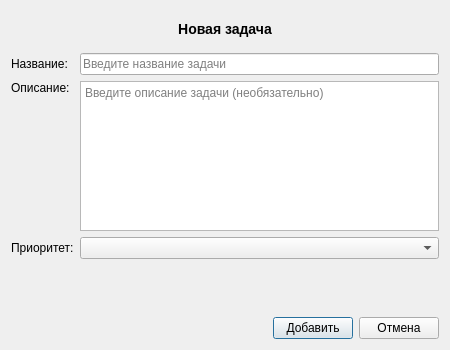
<?xml version="1.0" encoding="UTF-8"?>
<ui version="4.0">
 <class>Dialog</class>
 <widget class="QDialog" name="Dialog">
  <property name="geometry">
   <rect>
    <x>0</x>
    <y>0</y>
    <width>450</width>
    <height>350</height>
   </rect>
  </property>
  <property name="minimumSize">
   <size>
    <width>400</width>
    <height>300</height>
   </size>
  </property>
  <property name="windowTitle">
   <string>Добавить задачу</string>
  </property>
  <property name="modal">
   <bool>true</bool>
  </property>
  <layout class="QVBoxLayout" name="verticalLayout">
   <item>
    <widget class="QLabel" name="title_label">
     <property name="text">
      <string>Новая задача</string>
     </property>
     <property name="alignment">
      <set>Qt::AlignCenter</set>
     </property>
     <property name="styleSheet">
      <string>font-size: 14px; font-weight: bold; margin: 10px;</string>
     </property>
    </widget>
   </item>
   <item>
    <layout class="QFormLayout" name="formLayout">
     <item row="0" column="0">
      <widget class="QLabel" name="name_label">
       <property name="text">
        <string>Название:</string>
       </property>
      </widget>
     </item>
     <item row="0" column="1">
      <widget class="QLineEdit" name="task_name">
       <property name="placeholderText">
        <string>Введите название задачи</string>
       </property>
      </widget>
     </item>
     <item row="1" column="0">
      <widget class="QLabel" name="desc_label">
       <property name="text">
        <string>Описание:</string>
       </property>
       <property name="alignment">
        <set>Qt::AlignTop</set>
       </property>
      </widget>
     </item>
     <item row="1" column="1">
      <widget class="QTextEdit" name="task_desc">
       <property name="minimumSize">
        <size>
         <width>0</width>
         <height>100</height>
        </size>
       </property>
       <property name="maximumSize">
        <size>
         <width>16777215</width>
         <height>150</height>
        </size>
       </property>
       <property name="placeholderText">
        <string>Введите описание задачи (необязательно)</string>
       </property>
      </widget>
     </item>
     <item row="2" column="0">
      <widget class="QLabel" name="priority_label">
       <property name="text">
        <string>Приоритет:</string>
       </property>
      </widget>
     </item>
     <item row="2" column="1">
      <widget class="QComboBox" name="priority_box">
       <property name="toolTip">
        <string>1 - самый высокий приоритет, 5 - самый низкий</string>
       </property>
      </widget>
     </item>
    </layout>
   </item>
   <item>
    <spacer name="verticalSpacer">
     <property name="orientation">
      <enum>Qt::Vertical</enum>
     </property>
     <property name="sizeHint" stdset="0">
      <size>
       <width>20</width>
       <height>20</height>
      </size>
     </property>
    </spacer>
   </item>
   <item>
    <layout class="QHBoxLayout" name="button_layout">
     <item>
      <spacer name="horizontalSpacer">
       <property name="orientation">
        <enum>Qt::Horizontal</enum>
       </property>
       <property name="sizeHint" stdset="0">
        <size>
         <width>40</width>
         <height>20</height>
        </size>
       </property>
      </spacer>
     </item>
     <item>
      <widget class="QPushButton" name="apply_button">
       <property name="text">
        <string>Добавить</string>
       </property>
       <property name="default">
        <bool>true</bool>
       </property>
      </widget>
     </item>
     <item>
      <widget class="QPushButton" name="cancel_button">
       <property name="text">
        <string>Отмена</string>
       </property>
      </widget>
     </item>
    </layout>
   </item>
  </layout>
 </widget>
 <resources/>
 <connections/>
</ui>
